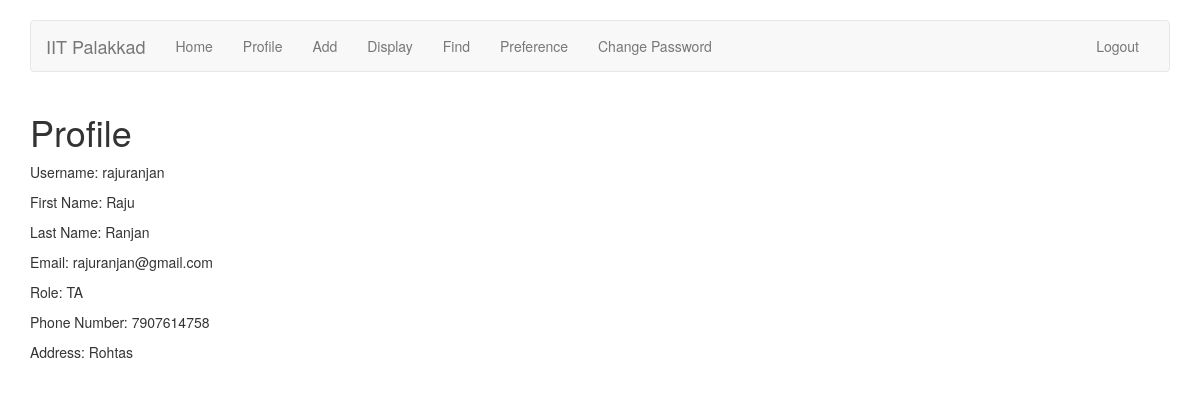
The page /accounts/profile/view/ (signed in) on the database its author committed.
### accounts/models.py (models this page shows)
class User(AbstractUser):
    	TA = 1
    	TEACHER = 2
    	ADMIN = 3
    	ROLE_CHOICES = (
        	(TA, 'TA'),
        	(TEACHER, 'Teacher'),
        	(ADMIN, 'Admin'),
    	)
	role = models.PositiveSmallIntegerField(choices=ROLE_CHOICES, null=True, blank=True)

class TAProfile(models.Model):
	user = models.OneToOneField(User, unique=True, on_delete=models.CASCADE, null=True, related_name='ta_profile')
	phone_number = models.CharField(max_length=10)
	address = models.CharField(max_length=100)
	def __str__(self):
		return self.user.first_name + " " + self.user.last_name

### accounts/views.py (the view)
def profile_view(request):
	user = request.user
	args = {'user': user}
	return render(request, 'accounts/profile_view.html', args)

### accounts/templates/accounts/profile_view.html (shortened to what this page needs)
{% extends 'base.html' %}
{% block body %}
	<div class="container">
		<h1>Profile</h1>
		<p>Username: {{ user }}</p>
		<p>First Name: {{ user.first_name }}</p>
		<p>Last Name: {{ user.last_name }}</p>
		<p>Email: {{ user.email }}</p>
		{% if user.role == 1 %}
			<p>Role: TA</p>
			<p>Phone Number: {{ user.ta_profile.phone_number }}</p>
			<p>Address: {{ user.ta_profile.address }}</p>
		{% elif user.role == 2 %}
			<p>Role: Teacher</p>
			<p>Phone Number: {{ user.teacher_profile.phone_number }}</p>
			<p>Address: {{ user.teacher_profile.address }}</p>
		{% elif user.role == 3 %}
			<p>Role: Admin</p>
			<p>Phone Number: {{ user.admin_profile.phone_number }}</p>
			<p>Address: {{ user.admin_profile.address }}</p>
		{% endif %}
	</div>
{% endblock %}

### rows shown on the page
User: username "rajuranjan", first_name "Raju", last_name "Ranjan", email "rajuranjan@gmail.com", ta_profile.phone_number "7907614758", ta_profile.address "Rohtas"
